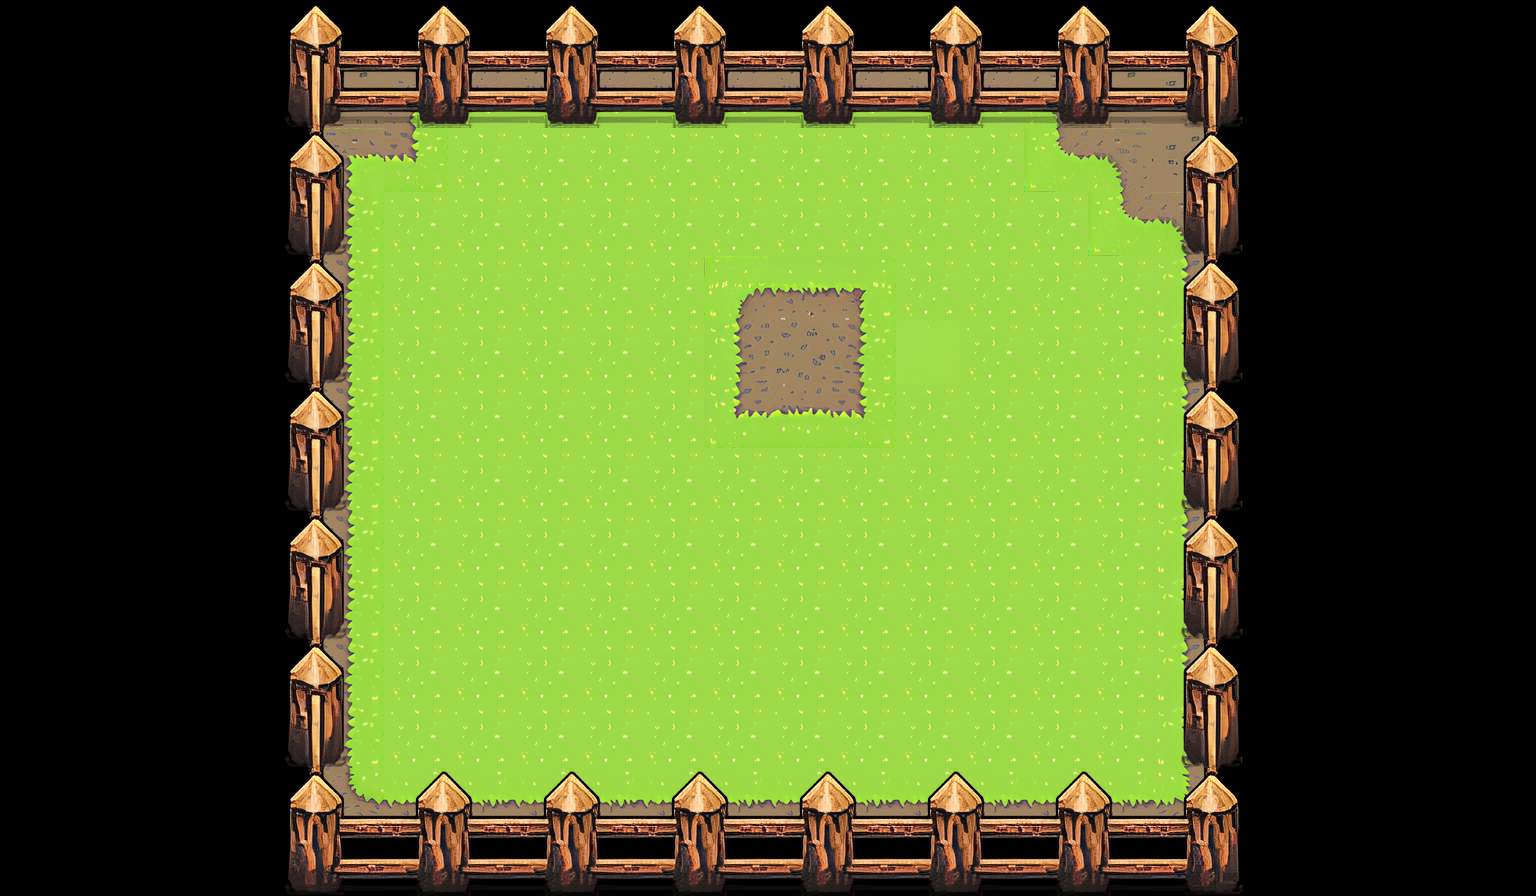

Tiled map render using the project's own tile images. Description and the whole map definition, tile-layer contents included, below:
An orthogonal 24x14 tile map with 64x64 px tiles, 3 tile layers (Tile Layer 1, objects, objects-on-top), 2 tilesets.

<map version="1.10" tiledversion="1.10.2" orientation="orthogonal" renderorder="right-down" width="24" height="14" tilewidth="64" tileheight="64" infinite="0" nextlayerid="5" nextobjectid="24">
 <tileset firstgid="1" source="tileset_version1.1.tsx" />
 <tileset firstgid="177" source="fence_version1.1(1).tsx" />
 <layer id="1" name="Tile Layer 1" width="24" height="14">
  <data encoding="csv">
0,0,0,0,0,0,0,0,0,0,0,0,0,0,0,0,0,0,0,0,0,0,0,0,
0,0,0,0,0,22,65,66,66,66,66,66,66,66,66,66,144,26,26,0,0,0,0,0,
0,0,0,0,0,65,35,82,82,82,82,82,82,82,82,82,157,144,26,0,0,0,0,0,
0,0,0,0,0,19,82,82,82,82,82,82,82,82,82,82,82,157,144,0,0,0,0,0,
0,0,0,0,0,19,82,82,82,82,82,141,2,3,82,82,82,82,83,0,0,0,0,0,
0,0,0,0,0,19,82,82,82,82,82,17,18,19,86,82,82,82,83,0,0,0,0,0,
0,0,0,0,0,19,82,82,82,82,82,33,34,35,82,82,82,82,83,0,0,0,0,0,
0,0,0,0,0,19,82,82,82,82,82,82,82,82,82,82,82,82,83,0,0,0,0,0,
0,0,0,0,0,19,82,82,82,82,82,82,82,82,82,82,82,82,83,0,0,0,0,0,
0,0,0,0,0,19,82,82,82,82,82,82,82,82,82,82,82,82,83,0,0,0,0,0,
0,0,0,0,0,19,82,82,82,82,82,82,82,82,82,82,82,82,83,0,0,0,0,0,
0,0,0,0,0,19,82,82,82,82,82,82,82,82,82,82,82,82,83,0,0,0,0,0,
0,0,0,0,0,159,98,98,98,98,98,98,98,98,98,98,98,98,99,0,0,0,0,0,
0,0,0,0,0,0,0,0,0,0,0,0,0,0,0,0,0,0,0,0,0,0,0,0
</data>
 </layer>
 <layer id="3" name="objects" width="24" height="14">
  <data encoding="csv">
0,0,0,0,177,178,227,228,227,228,227,228,227,228,227,228,227,228,181,182,0,0,0,0,
0,0,0,0,185,186,235,236,235,236,235,236,235,236,235,236,235,236,189,190,0,0,0,0,
0,0,0,0,199,200,0,0,0,0,0,0,0,0,0,0,0,0,199,200,0,0,0,0,
0,0,0,0,207,208,0,0,0,0,0,0,0,0,0,0,0,0,207,208,0,0,0,0,
0,0,0,0,199,200,0,0,0,0,0,0,0,0,0,0,0,0,199,200,0,0,0,0,
0,0,0,0,207,208,0,0,0,0,0,0,0,0,0,0,0,0,207,208,0,0,0,0,
0,0,0,0,199,200,0,0,0,0,0,0,0,0,0,0,0,0,199,200,0,0,0,0,
0,0,0,0,207,208,0,0,0,0,0,0,0,0,0,0,0,0,207,208,0,0,0,0,
0,0,0,0,199,200,0,0,0,0,0,0,0,0,0,0,0,0,199,200,0,0,0,0,
0,0,0,0,191,192,0,0,0,0,0,0,0,0,0,0,0,0,191,192,0,0,0,0,
0,0,0,0,199,200,0,0,0,0,0,0,0,0,0,0,0,0,199,200,0,0,0,0,
0,0,0,0,207,208,0,0,0,0,0,0,0,0,0,0,0,0,207,208,0,0,0,0,
0,0,0,0,209,210,227,228,227,228,227,228,227,228,227,228,227,228,211,214,0,0,0,0,
0,0,0,0,217,218,235,236,235,236,235,236,235,236,235,236,235,236,219,222,0,0,0,0
</data>
 </layer>
 <layer id="4" name="objects-on-top" width="24" height="14">
  <data encoding="csv">
0,0,0,0,0,0,0,0,0,0,0,0,0,0,0,0,0,0,0,0,0,0,0,0,
0,0,0,0,0,0,0,0,0,0,0,0,0,0,0,0,0,0,0,0,0,0,0,0,
0,0,0,0,0,0,0,0,0,0,0,0,0,0,0,0,0,0,0,0,0,0,0,0,
0,0,0,0,0,0,0,0,0,0,0,0,0,0,0,0,0,0,0,0,0,0,0,0,
0,0,0,0,0,0,0,0,0,0,0,0,0,0,0,0,0,0,0,0,0,0,0,0,
0,0,0,0,0,0,0,0,0,0,0,0,0,0,0,0,0,0,0,0,0,0,0,0,
0,0,0,0,0,0,0,0,0,0,0,0,0,0,0,0,0,0,0,0,0,0,0,0,
0,0,0,0,0,0,0,0,0,0,0,0,0,0,0,0,0,0,0,0,0,0,0,0,
0,0,0,0,0,0,0,0,0,0,0,0,0,0,0,0,0,0,0,0,0,0,0,0,
0,0,0,0,0,0,0,0,0,0,0,0,0,0,0,0,0,0,0,0,0,0,0,0,
0,0,0,0,0,0,0,0,0,0,0,0,0,0,0,0,0,0,0,0,0,0,0,0,
0,0,0,0,0,0,0,0,0,0,0,0,0,0,0,0,0,0,0,0,0,0,0,0,
0,0,0,0,0,0,0,0,0,0,0,0,0,0,0,0,0,0,0,0,0,0,0,0,
0,0,0,0,0,0,0,0,0,0,0,0,0,0,0,0,0,0,0,0,0,0,0,0
</data>
 </layer>
</map>